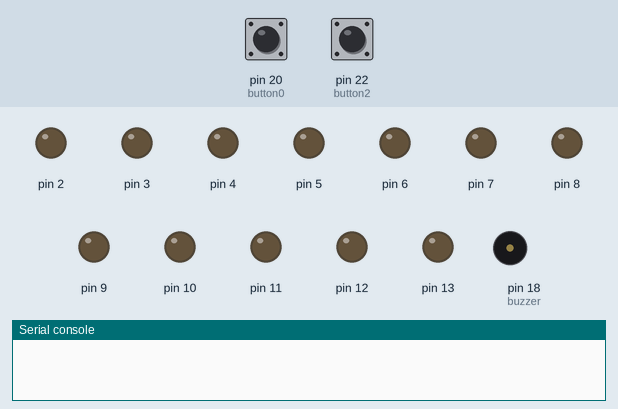
Recording of a program running on a simulated MicroPython board. Shown: output pins drawn as LEDs (lit = HIGH), buzzer (waves = sounding), the last lines printed to the serial console. The test bench sets the inputs (shaded band); at power-on: pin 22 (button2) HIGH, pin 20 (button0) HIGH.

Above: at 1.2 s.
1.3 s: pin 22 (button2) pulled LOW for 0.15 s
At 1.45 s:
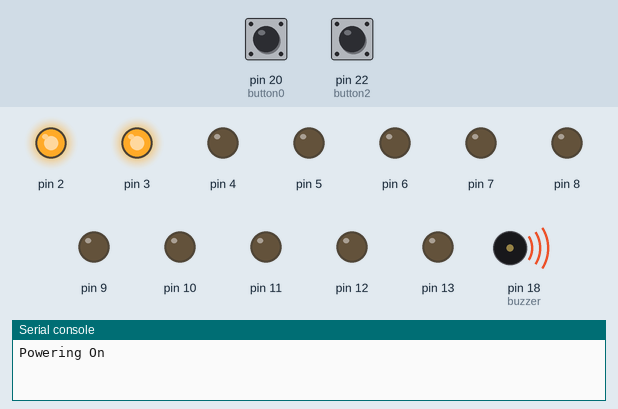
At 3.9 s:
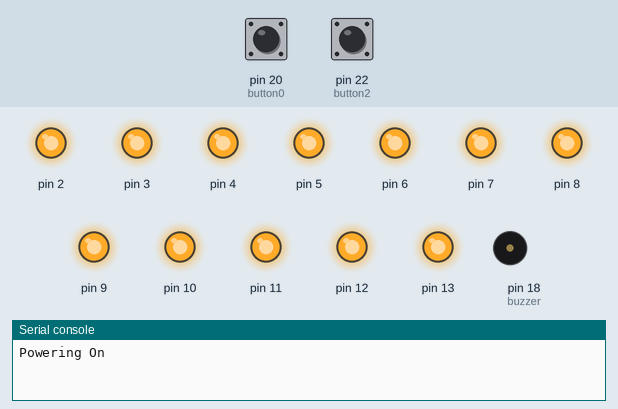
4.3 s: pin 22 (button2) pulled LOW for 1 s
At 4.45 s:
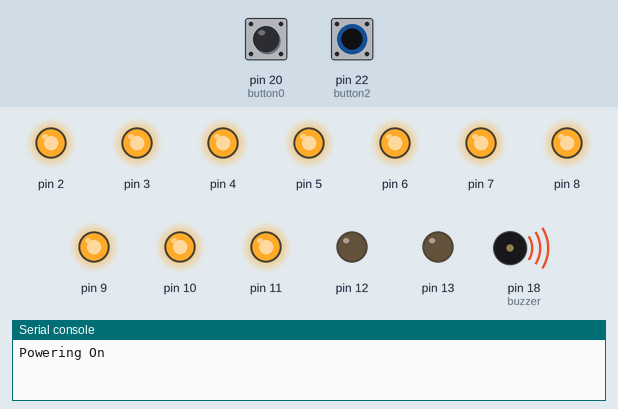
Timing chart, 0 to 7.3 s (numbered marks = the images above; inputs shaded):
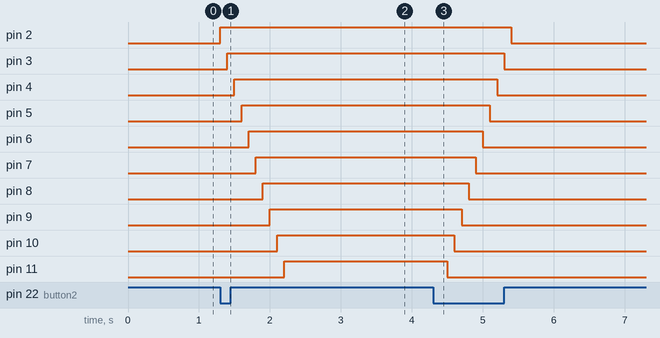

Measured:
- after the input at 1.3 s, pin 2: LOW → HIGH at once; pin 3: LOW → HIGH after 0.10 s; pin 4: LOW → HIGH after 0.20 s; pin 5: LOW → HIGH after 0.30 s; pin 6: LOW → HIGH after 0.40 s
- after the input at 4.3 s, pin 2: HIGH → LOW after 1.1 s; pin 3: HIGH → LOW after 1.0 s; pin 4: HIGH → LOW after 0.90 s; pin 5: HIGH → LOW after 0.80 s; pin 6: HIGH → LOW after 0.70 s

The program:

main.py
```python
from machine import Pin
from time import sleep
from pitches import *

while True:
    button0 = Pin(20, Pin.IN)
    button1 = Pin(21, Pin.IN)
    button2 = Pin(22, Pin.IN)

    buzzer = machine.PWM(machine.Pin(18))
    mario = [E7, E7, 0, E7, 0, C7, E7, 0, G7, 0, 0, 0, G6, 0, 0, 0, C7, 0, 0, G6, 0, 0, E6, 0, 0, A6, 0, B6, 0, AS6, A6, 0, G6, E7, 0, G7, A7, 0, F7, G7, 0, E7, 0,C7, D7, B6, 0, 0, C7, 0, 0, G6, 0, 0, E6, 0, 0, A6, 0, B6, 0, AS6, A6, 0, G6, E7, 0, G7, A7, 0, F7, G7, 0, E7, 0,C7, D7, B6, 0, 0]

    # Infinite loop until power button is turned on
    while True:
        if button2.value() == 0:
            print("Powering On")
            for i in range(0, 12):
                Pin(i + 2, Pin.OUT).on()
                if abs(i * 400) != 0:
                    buzzer.freq(abs(i * 400))
                    buzzer.duty_u16(19660)
                sleep(0.1)
            buzzer.duty_u16(0)
            break

    running = True
    playing = False
    note = 0
    while running:
        #Button to start music playing
        if button0.value() == 0:
            playing = not playing

        #Power Off button
        if button2.value() == 0:
            for i in range(11, -1, -1):
                Pin(i + 2, Pin.OUT).off()
                if abs(i * 400) != 0:
                    buzzer.freq(abs(i * 400))
                    buzzer.duty_u16(19660)
                sleep(0.1)
            buzzer.duty_u16(0)
            print("Shutting Down")
            running = False
            playing = False

        #Music playing logic
        if playing:
            if note >= 79:
                note = 0
            else:
                note += 1

            frequencyLED = Pin(int(((mario[note] / 5000) * 10) + 2), Pin.OUT)
            if mario[note] == 0:
                buzzer.duty_u16(0)            # 0% duty cycle
            else:
                buzzer.freq(mario[note])                # set frequency (notes)
                buzzer.duty_u16(19660)        # 30% duty cycle
                frequencyLED.off()
            sleep(0.15)
            frequencyLED.on()
```

pitches.py
```python
B0  = 31
C1  = 33
CS1 = 35
D1  = 37
DS1 = 39
E1  = 41
F1  = 44
FS1 = 46
G1  = 49
GS1 = 52
A1  = 55
AS1 = 58
B1  = 62
C2  = 65
CS2 = 69
D2  = 73
DS2 = 78
E2  = 82
F2  = 87
FS2 = 93
G2  = 98
GS2 = 104
A2  = 110
AS2 = 117
B2  = 123
C3  = 131
CS3 = 139
D3  = 147
DS3 = 156
E3  = 165
F3  = 175
FS3 = 185
G3  = 196
GS3 = 208
A3  = 220
AS3 = 233
B3  = 247
C4  = 262
CS4 = 277
D4  = 294
DS4 = 311
E4  = 330
F4  = 349
FS4 = 370
G4  = 392
GS4 = 415
A4  = 440
AS4 = 466
B4  = 494
C5  = 523
CS5 = 554
D5  = 587
DS5 = 622
E5  = 659
F5  = 698
FS5 = 740
G5  = 784
GS5 = 831
A5  = 880
AS5 = 932
B5  = 988
C6  = 1047
CS6 = 1109
D6  = 1175
DS6 = 1245
E6  = 1319
F6  = 1397
FS6 = 1480
G6  = 1568
GS6 = 1661
A6  = 1760
AS6 = 1865
B6  = 1976
C7  = 2093
CS7 = 2217
D7  = 2349
DS7 = 2489
E7  = 2637
F7  = 2794
FS7 = 2960
G7  = 3136
GS7 = 3322
A7  = 3520
AS7 = 3729
B7  = 3951
C8  = 4186
CS8 = 4435
D8  = 4699
DS8 = 4978
```
